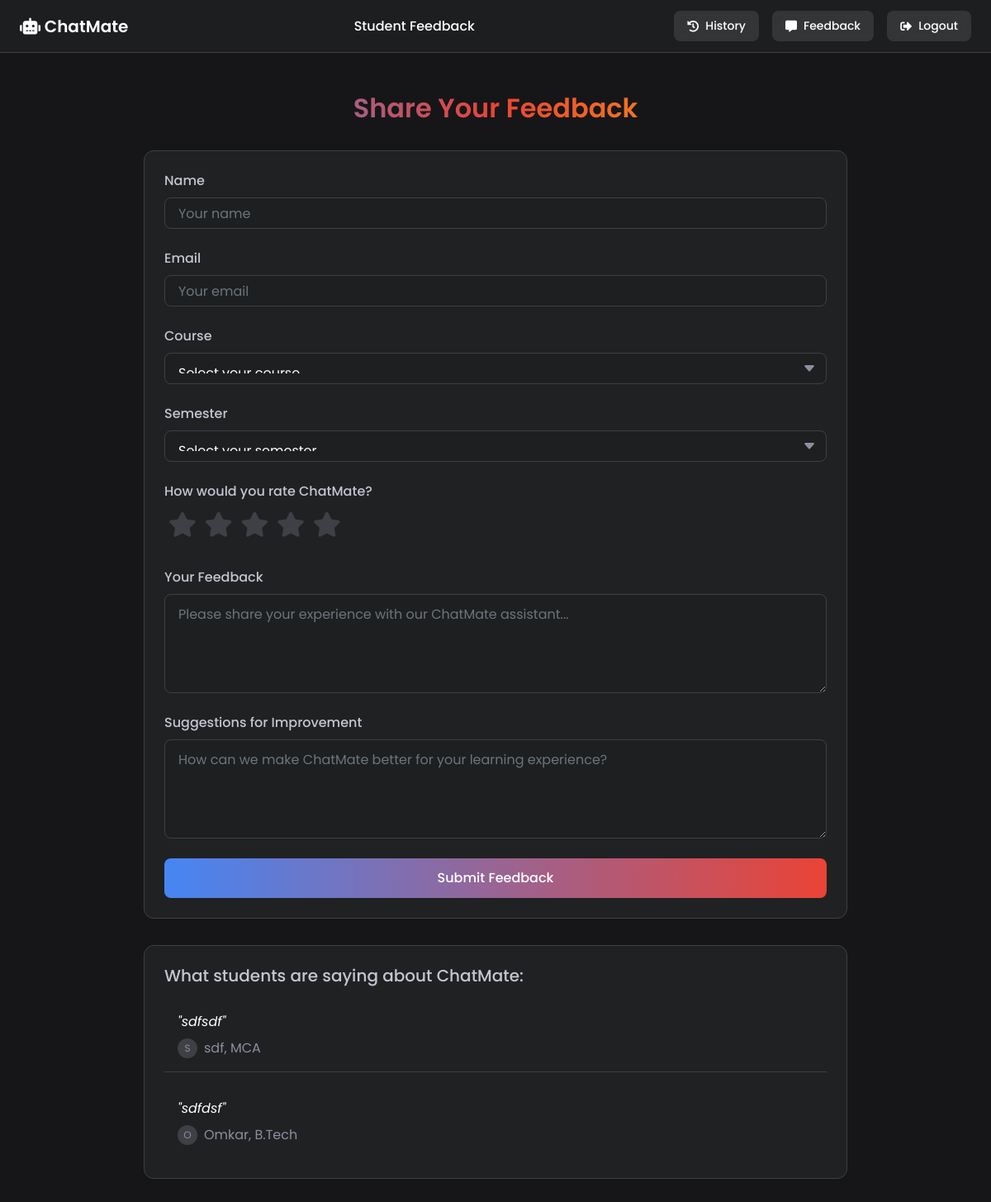
Screenshot of /feedbackPage/ (signed in) with the database file from the repository.
### chat/models.py (models this page shows, shortened)
class Feedback(models.Model):
    COURSE_CHOICES = [
        ('btech', 'B.Tech'),
        ('mtech', 'M.Tech'),
        ('bca', 'BCA'),
        ('mca', 'MCA'),
        ('other', 'Other'),
    ]
    SEMESTER_CHOICES = [
        ('1', '1st Semester'),
        ('2', '2nd Semester'),
        ('3', '3rd Semester'),
        ('4', '4th Semester'),
        ('5', '5th Semester'),
        ('6', '6th Semester'),
        ('7', '7th Semester'),
        ('8', '8th Semester'),
    ]
    name = models.CharField(max_length=100)
    email = models.EmailField()
    course = models.CharField(max_length=10, choices=COURSE_CHOICES)
    semester = models.CharField(max_length=2, choices=SEMESTER_CHOICES)
    rating = models.IntegerField(validators=[MinValueValidator(1), MaxValueValidator(5)])
    feedback = models.TextField()
    improvements = models.TextField(blank=True)
    created_at = models.DateTimeField(default=timezone.now)
    class Meta:
        ordering = ['-created_at']

### chat/views.py (the view, shortened to what this page needs)
# urls.py: path('feedbackPage/', FeedbackPageView.as_view(), name='feedback_page'),  # Make sure this name is 'feedback_page'
class FeedbackPageView(View):
    template_name = 'feedback_page.html'
    def get(self, request):
        form = FeedbackForm()
        testimonials = Feedback.objects.filter(rating__gte=4).order_by('-created_at')[:3]
        context = {
            'form': form,
            'testimonials': testimonials,
        }
        return render(request, self.template_name, context)

### chat/forms.py
class FeedbackForm(forms.ModelForm):
    class Meta:
        model = Feedback
        fields = ['name', 'email', 'course', 'semester', 'rating', 'feedback', 'improvements']
        widgets = {
            'name': forms.TextInput(attrs={'class': 'form-control', 'placeholder': 'Your name'}),
            'email': forms.EmailInput(attrs={'class': 'form-control', 'placeholder': 'Your email'}),
            'course': forms.Select(attrs={'class': 'form-control'}),
            'semester': forms.Select(attrs={'class': 'form-control'}),
            'rating': forms.RadioSelect(),
            'feedback': forms.Textarea(attrs={'class': 'form-control', 'placeholder': 'Please share your experience with our ChatMate assistant...', 'rows': 5}),
            'improvements': forms.Textarea(attrs={'class': 'form-control', 'placeholder': 'How can we make ChatMate better for your learning experience?', 'rows': 5}),
        }
        labels = {
            'feedback': 'Your Feedback',
            'improvements': 'Suggestions for Improvement',
        }

### templates/feedback_page.html (shortened to what this page needs)
{% extends 'base.html' %}
{% block content %}
<nav class="top-navbar">
  <div class="navbar-logo">
    <a href="/" class="navbar-brand">
      <i class="fas fa-robot"></i>
      ChatMate
    </a>
  </div>
  <div class="navbar-center">
    Student Feedback
  </div>
  <div class="navbar-actions">
    <a href="/historyPage" class="try-pro-btn">
      <i class="fas fa-history"></i>
      <span>History</span>
    </a>
    <a href="/feedbackPage" class="try-pro-btn">
      <i class="fas fa-comment-alt"></i>
      <span>Feedback</span>
    </a>
    {% if user.is_authenticated %}
    <a href="/loginPage" class="try-pro-btn">
      <i class="fas fa-sign-out-alt"></i>
      <span>Logout</span>
    </a>
    {% else %}
    <a href="/loginPage" class="try-pro-btn">
      <i class="fas fa-sign-in-alt"></i>
      <span>Login</span>
    </a>
    {% endif %}
  </div>
</nav>
<main class="main-content">
  <div class="feedback-container">
    <h1 class="page-title">Share Your Feedback</h1>
    <div class="feedback-form">
      <form id="feedbackForm" method="POST" action="{% url 'feedback_page' %}">
        <div class="form-group">
          <label for="name">Name</label>
          <input type="text" class="form-control" id="name" name="name" placeholder="Your name" required>
        </div>
        <div class="form-group">
          <label for="email">Email</label>
          <input type="email" class="form-control" id="email" name="email" placeholder="Your email" required>
        </div>
        <div class="form-group">
          <label for="course">Course</label>
          <select class="form-control" id="course" name="course" required>
            <option value="" disabled selected>Select your course</option>
          </select>
        </div>
        <div class="form-group">
          <label for="semester">Semester</label>
          <select class="form-control" id="semester" name="semester" required>
            <option value="" disabled selected>Select your semester</option>
          </select>
        </div>
        <div class="rating-container">
          <label>How would you rate ChatMate?</label>
          <div class="stars">
            <label for="star5" class="fas fa-star"></label>
            <label for="star4" class="fas fa-star"></label>
            <label for="star3" class="fas fa-star"></label>
            <label for="star2" class="fas fa-star"></label>
            <label for="star1" class="fas fa-star"></label>
          </div>
        </div>
        <div class="form-group">
          <label for="feedback">Your Feedback</label>
          <textarea class="form-control" id="feedback" name="feedback" placeholder="Please share your experience with our ChatMate assistant..." required></textarea>
        </div>
        <div class="form-group">
          <label for="improvements">Suggestions for Improvement</label>
          <textarea class="form-control" id="improvements" name="improvements" placeholder="How can we make ChatMate better for your learning experience?"></textarea>
        </div>
        <button type="submit" class="submit-btn">Submit Feedback</button>
      </form>
    </div>
    <div class="testimonials">
      <h3>What students are saying about ChatMate:</h3>
      {% if testimonials %}
        {% for testimonial in testimonials %}
          <div class="testimonial-item">
            <div class="testimonial-text">"{{ testimonial.feedback|truncatechars:150 }}"</div>
            <div class="testimonial-author">
              <div class="testimonial-avatar">{{ testimonial.name|first|upper }}</div>
              {{ testimonial.name }}, {{ testimonial.get_course_display }}
            </div>
          </div>
        {% endfor %}
      {% endif %}
    </div>
  </div>
</main>
{% endblock %}

### templates/feedback_page.html (style rules this page uses)
:root { --primary-color: #202123; --secondary-color: #1e1f20; --accent-color: #8e8ea0; --text-primary: #fff; --text-secondary: #c5c5d2; --border-color: #3f3f46; --navbar-height: 64px; --content-width: 900px; }
body { background-color: #161618; font-family: 'Poppins', sans-serif; color: var(--text-primary); min-height: 100vh; margin: 0; display: flex; flex-direction: column; }
.top-navbar { position: fixed; top: 0; left: 0; right: 0; height: var(--navbar-height); background-color: rgba(32, 33, 35, 0.8); backdrop-filter: blur(20px); z-index: 1030; border-bottom: 1px solid var(--border-color); display: flex; align-items: center; padding: 0 24px; }
.navbar-logo { display: flex; align-items: center; gap: 12px; }
.navbar-brand { color: var(--text-primary); font-size: 1.25rem; font-weight: 600; margin-right: 32px; }
.navbar-center { flex: 1; display: flex; justify-content: center; font-weight: 500; }
.navbar-actions { display: flex; gap: 16px; align-items: center; }
.try-pro-btn { background: rgba(255, 255, 255, 0.1); border: none; color: var(--text-primary); padding: 8px 16px; border-radius: 8px; font-size: 14px; font-weight: 500; display: flex; align-items: center; gap: 8px; }
.main-content { flex: 1; margin-top: var(--navbar-height); display: flex; flex-direction: column; align-items: center; padding: 48px 24px; }
.feedback-container { max-width: var(--content-width); width: 100%; padding: 0 24px; }
.page-title { font-size: 32px; font-weight: 600; margin-bottom: 32px; text-align: center; background: linear-gradient(90deg, #4686F4, #EA4335, #FBBC05); -webkit-background-clip: text; background-clip: text; -webkit-text-fill-color: transparent; }
.feedback-form { background-color: var(--primary-color); border: 1px solid var(--border-color); border-radius: 12px; padding: 24px; margin-bottom: 32px; }
.form-group { margin-bottom: 24px; }
label { display: block; margin-bottom: 8px; font-weight: 500; color: var(--text-secondary); }
.form-control { background-color: var(--secondary-color); border: 1px solid var(--border-color); border-radius: 8px; color: var(--text-primary); padding: 12px 16px; width: 100%; font-family: 'Poppins', sans-serif; }
select.form-control { appearance: none; background-repeat: no-repeat; background-position: right 12px center; padding-right: 32px; }
textarea.form-control { resize: vertical; min-height: 120px; }
.rating-container { margin-bottom: 24px; }
.stars { display: flex; flex-direction: row-reverse; justify-content: flex-end; }
.stars label { cursor: pointer; width: auto; color: var(--border-color); font-size: 30px; padding: 5px; transition: all 0.2s ease; }
.submit-btn { background: linear-gradient(90deg, #4686F4, #EA4335); color: var(--text-primary); border: none; padding: 12px 24px; border-radius: 8px; font-size: 16px; font-weight: 500; cursor: pointer; transition: all 0.3s ease; width: 100%; }
.testimonials { background-color: var(--primary-color); border: 1px solid var(--border-color); border-radius: 12px; padding: 24px; }
.testimonials h3 { font-size: 20px; margin-bottom: 16px; color: var(--text-secondary); font-weight: 500; }
.testimonial-item { padding: 16px; margin-bottom: 16px; border-bottom: 1px solid var(--border-color); }
.testimonial-item:last-child { margin-bottom: 0; border-bottom: none; }
.testimonial-text { font-style: italic; margin-bottom: 8px; line-height: 1.5; }
.testimonial-author { display: flex; align-items: center; gap: 8px; color: var(--accent-color); }
.testimonial-avatar { width: 24px; height: 24px; border-radius: 50%; background-color: var(--border-color); display: flex; align-items: center; justify-content: center; font-size: 12px; }

### rows the page displays
Feedback: feedback "sdfsdf", name|first "S", name "sdf", course "MCA"
Feedback: feedback "sdfdsf", name|first "O", name "Omkar", course "B.Tech"
